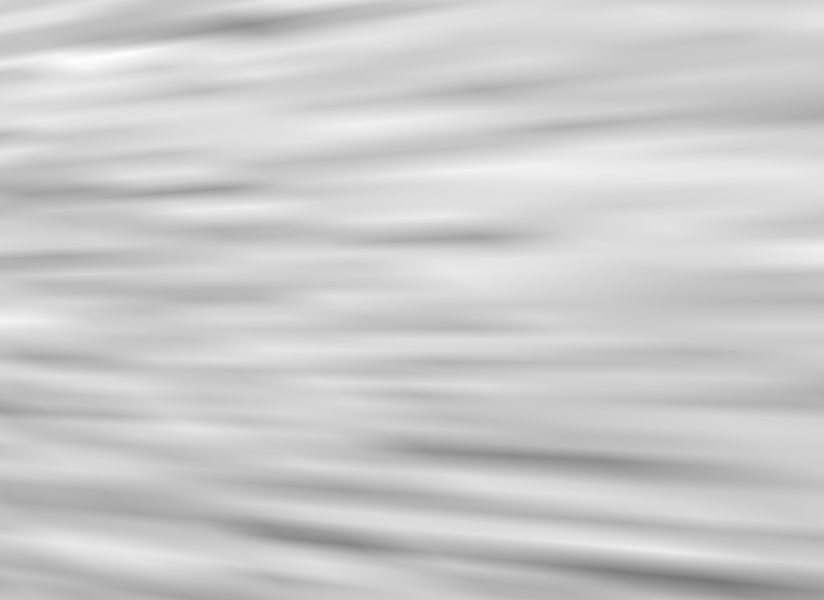
#> input picture perserverance/scripts/rectified_1.png, 1648 x 1200 px (shown at 1/2 size)
$ python disparity_cal.py
#> lines starting #> are read from the running program, lines starting #| are printed output that depends on the picture
import numpy as np
import cv2

def update(value = 0):
    stereo.setBlockSize(cv2.getTrackbarPos('window_size',
    'disparity'))
    stereo.setUniquenessRatio(cv2.getTrackbarPos
    ('uniquenessRatio', 'disparity'))
    stereo.setSpeckleWindowSize(cv2.getTrackbarPos
    ('speckleWindowSize', 'disparity'))
    stereo.setSpeckleRange(cv2.getTrackbarPos('speckleRange',
    'disparity'))
    stereo.setDisp12MaxDiff(cv2.getTrackbarPos('disp12MaxDiff',
    'disparity'))
    print('computing disparity...')
    disp = stereo.compute(imgL, imgR).astype(np.float32) / 16.0
    cv2.imshow('left', imgL)
    cv2.imshow('disparity', (disp-min_disp)/num_disp)

if __name__ == "__main__":
    window_size = 5
    min_disp = 16
    num_disp = 192-min_disp
    blockSize = window_size
    uniquenessRatio = 1
    speckleRange = 3
    speckleWindowSize = 3
    disp12MaxDiff = 200
    P1 = 600
    P2 = 2400
    imgL = cv2.imread('rectified_1.png')
#> imgL is the input picture: shape (1200, 1648, 3); min 119, max 254, mean 202.9
    imgR = cv2.imread('rectified_2.png')
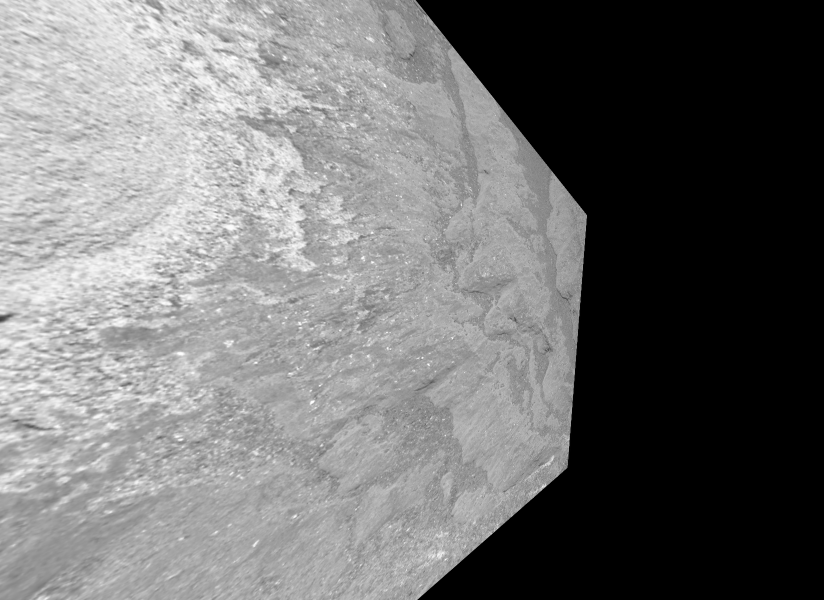
#> input picture perserverance/scripts/rectified_2.png, 1648 x 1200 px (shown at 1/2 size)
#> imgR is the input picture: shape (1200, 1648, 3); min 0, max 254, mean 114.2

    stereo = cv2.StereoSGBM_create(
    minDisparity = min_disp,
    numDisparities = num_disp,
    blockSize = window_size,
    uniquenessRatio = uniquenessRatio,
    speckleRange = speckleRange,
    speckleWindowSize = speckleWindowSize,
    disp12MaxDiff = disp12MaxDiff,
    P1 = P1,
    P2 = P2)
    cv2.namedWindow('disparity')
    cv2.createTrackbar('speckleRange', 'disparity', speckleRange,
    50, update)
    cv2.createTrackbar('window_size', 'disparity', window_size,
    21, update)
    cv2.createTrackbar('speckleWindowSize', 'disparity',
    speckleWindowSize, 200, update)
    cv2.createTrackbar('uniquenessRatio', 'disparity',
    uniquenessRatio, 50, update)
    cv2.createTrackbar('disp12MaxDiff', 'disparity',
    disp12MaxDiff, 250, update)
    update()
#> in update, `disp = stereo.compute(imgL, imgR).astype(np.float32) / 16.0`:
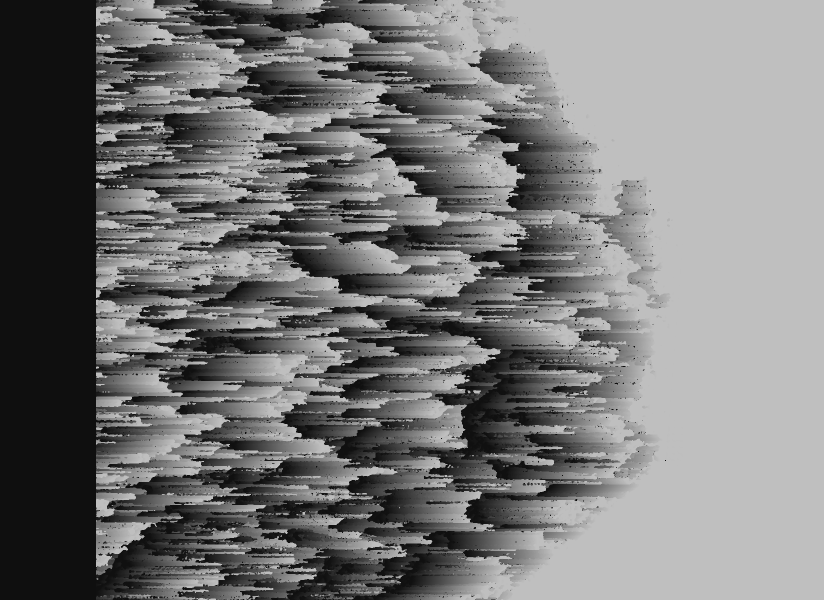
#> disp: shape (1200, 1648) float32 (shown at 1/2 size); min 15, max 191, mean 119.7
#> in update, `cv2.imshow('disparity', (disp-min_disp)/num_disp)`:
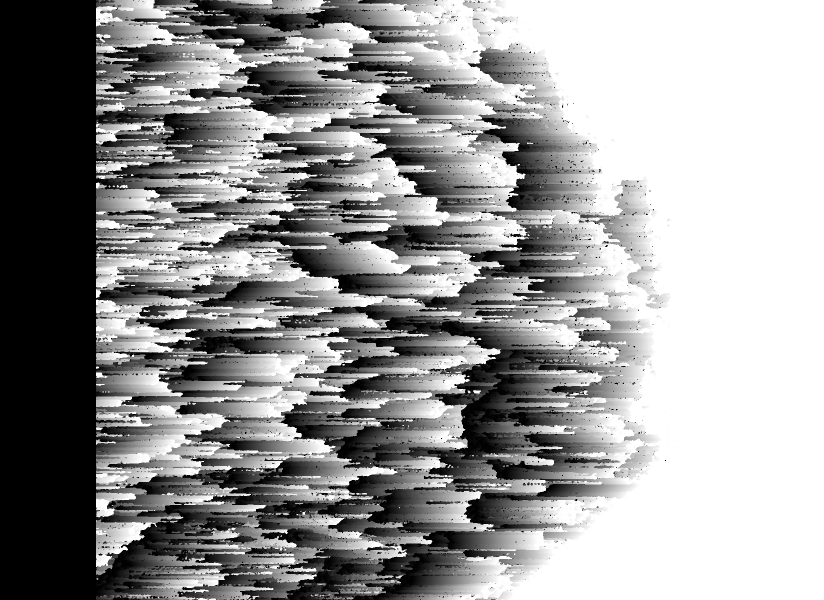
#> window 'disparity': shape (1200, 1648) float32 (shown at 1/2 size); min -0.00568, max 0.994, mean 0.589; drawn with min black and max white
    cv2.waitKey()
